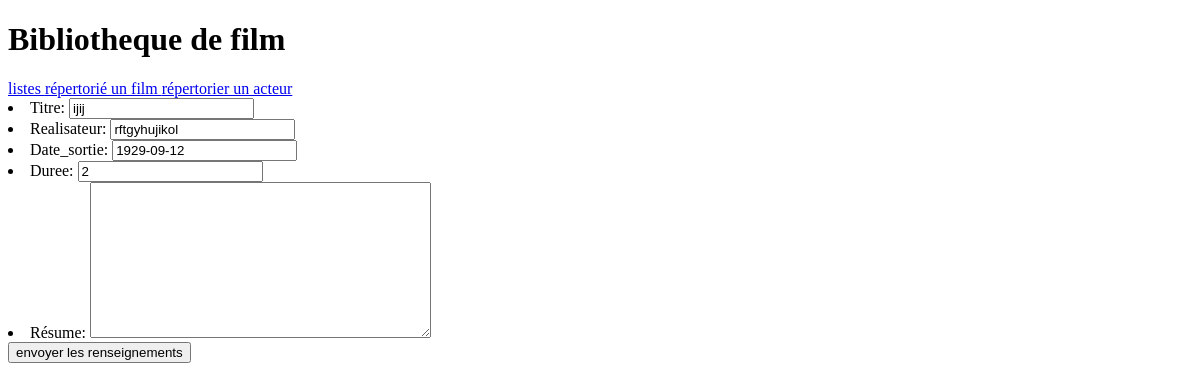
Before: /mabibliotheque/update/4/ with the older database file.
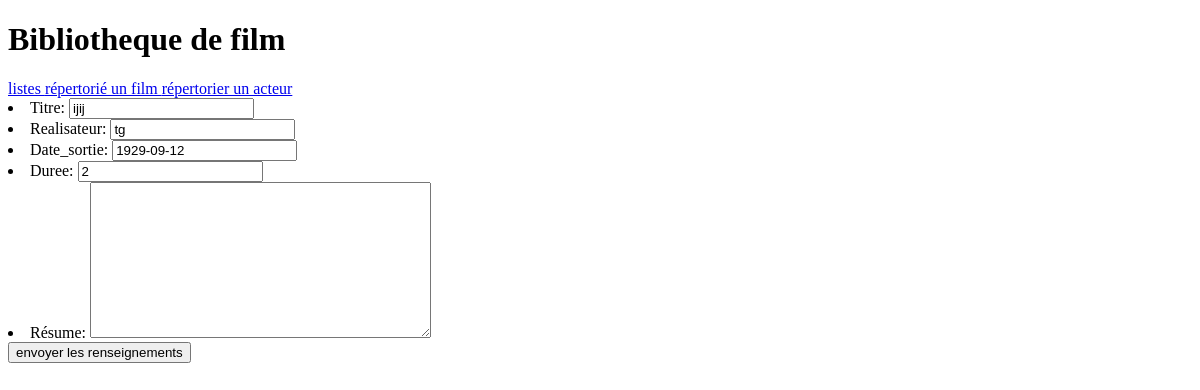
After: the same page with the newer database file.
### mabibliotheque/models.py (models this page shows, shortened)
class Film(models.Model):
    titre = models.CharField(max_length=100)
    realisateur = models.CharField(max_length=100)
    date_sortie = models.DateField(blank=True, null=True)
    duree = models.IntegerField(blank=False)
    resume = models.TextField(null=True, blank=True)
    def repertoire(self):
        return {"titre":self.titre, "realisateur":self.realisateur, "date_sortie":self.date_sortie, "duree":self.duree, "resume":self.resume}

### mabibliotheque/views.py (the view)
# urls.py: path('update/<int:id>/',views.update),
def update(request, id):
    film = models.Film.objects.get(pk=id)
    form = FilmForm(film.repertoire())
    return render(request, "mabibliotheque/ajout.html",{"form":form, "id":id})

### mabibliotheque/forms.py
class FilmForm(ModelForm):
    class Meta:
        model = models.Film
        fields = ('titre', 'realisateur', 'date_sortie', 'duree','resume')
        labels = {
            'titre' : _('Titre'),
            'realisateur' : _('Realisateur') ,
            'date_sortie' : _('Date_sortie'),
            'duree' : _('Duree'),
            'resume' : _('Résume')
        }

### mabibliotheque/templates/mabibliotheque/ajout.html (shortened to what this page needs)
{% extends "mabibliotheque/index.html" %}
{% block content %}
    {% if id != None %}
    <form method="post" action="/mabibliotheque/updatetraitement/{{id}}/">
    {% else %}
        <form method="post" action="/mabibliotheque/traitement/">
    {% endif %}
    {{ form.as_ul }}
    <input type="submit" value="envoyer les renseignements">
</form>
{% endblock %}

Changed rows visible on the page:
changed Film "ijij": realisateur "rftgyhujikol" → "tg"
